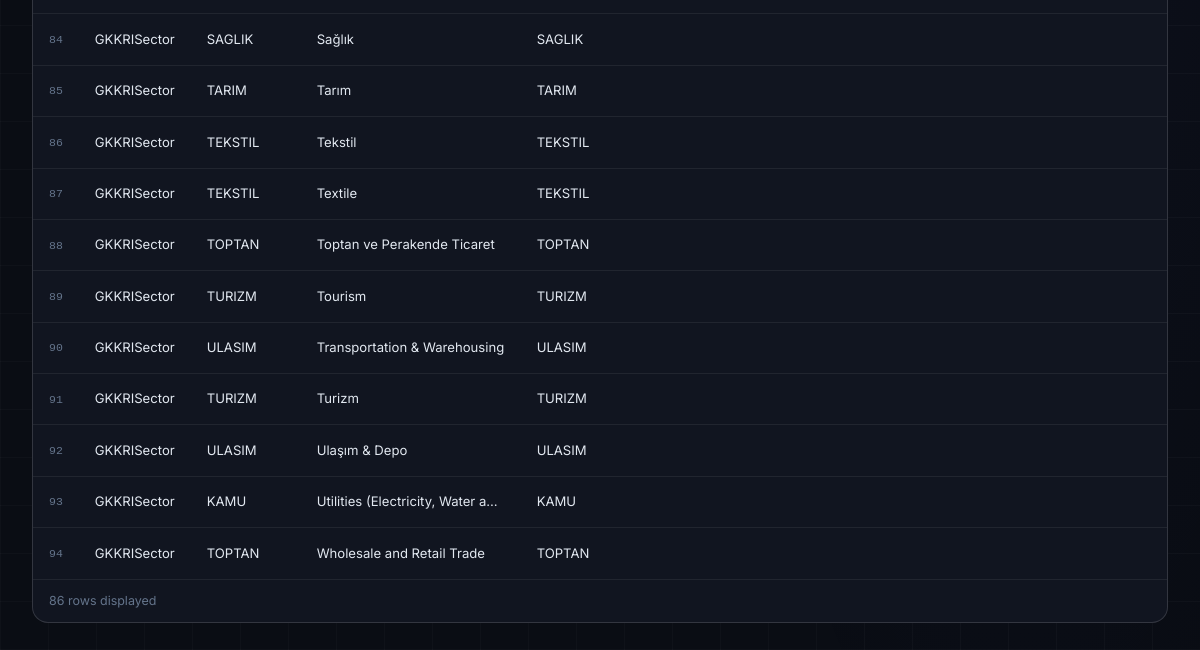
The page /admin/edit/Parameter (lower part) on the database as committed earlier.
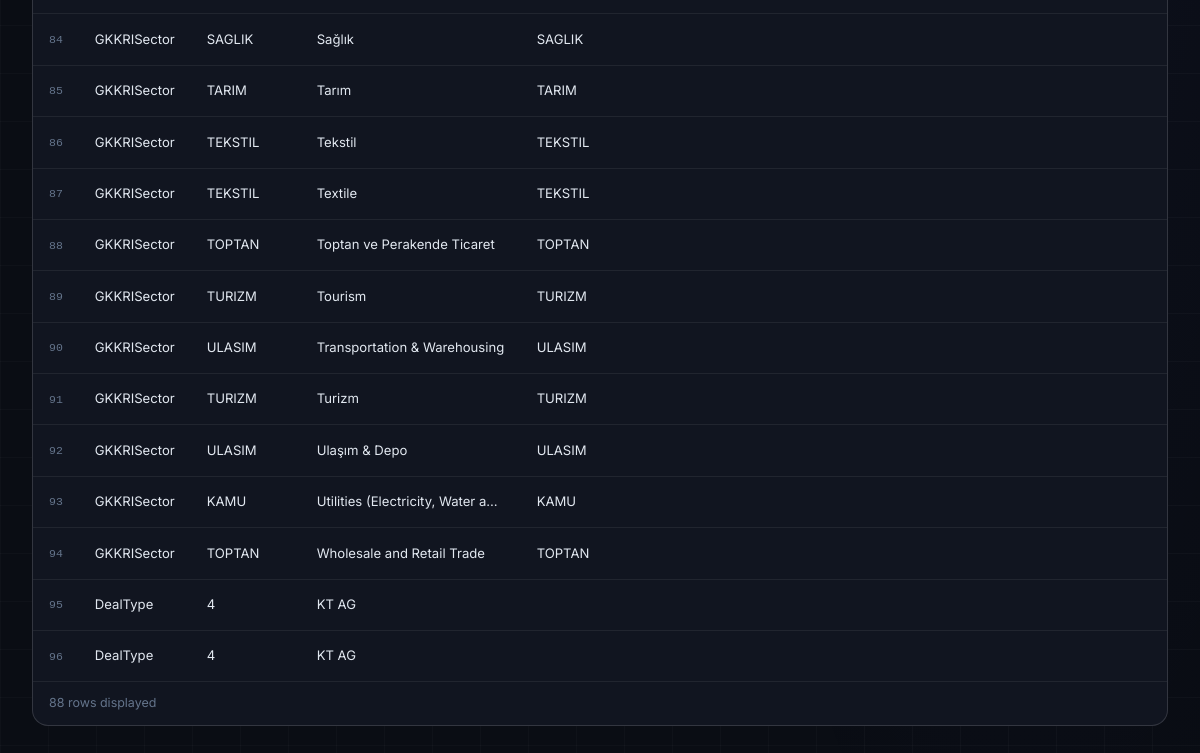
The same page on the database as committed later.
### tables this page shows
CREATE TABLE "Parameter" (
	"ParamType"	TEXT,
	"ParamCode"	TEXT,
	"ParamDescription"	TEXT,
	"ParamValue"	TEXT,
	"ParamValue2"	TEXT,
	"ParamValue3"	TEXT,
	"ParamValue4"	TEXT,
	"ParamValue5"	TEXT,
	"ParamValue6"	TEXT,
	"ParamValue7"	TEXT
, LanguageId INTEGER DEFAULT 0);

### admin/admin_bp.py (the view)
@admin_bp.route("/edit/<table_name>")
def admin_edit(table_name):
    if table_name not in ALLOWED_TABLES:
        flash(f'Table "{table_name}" is not accessible via the Admin module.', "error")
        return redirect(url_for("admin.admin_index"))
    columns = get_table_columns(table_name)
    col_names = [c["name"] for c in columns]
    conn = get_db()
    rows = conn.execute(
        f"SELECT rowid, * FROM {table_name} ORDER BY rowid"
    ).fetchall()
    rows = [dict(r) for r in rows]
    conn.close()
    filter_col  = request.args.get("filter_col", "")
    filter_val  = request.args.get("filter_val", "")
    if filter_col and filter_col in col_names and filter_val:
        rows = [r for r in rows if str(r.get(filter_col, "")) == filter_val]
    filter_options: dict[str, list] = {}
    if table_name == "Parameter":
        filter_options["ParamType"] = sorted({r["ParamType"] for r in rows if r.get("ParamType")})
        filter_options["LanguageId"] = sorted({str(r["LanguageId"]) for r in rows if r.get("LanguageId") is not None})
    elif table_name == "Dictionary":
        filter_options["LanguageId"] = sorted({str(r["LanguageId"]) for r in rows if r.get("LanguageId") is not None})
    return render_template(
        "admin_edit.html",
        table_name=table_name,
        columns=col_names,
        rows=rows,
        is_test=is_test_env(),
        filter_col=filter_col,
        filter_val=filter_val,
        filter_options=filter_options,
    )

### admin/admin_bp.py (called while the page is built)
def get_db():
    conn = sqlite3.connect(DB_PATH)
    conn.row_factory = sqlite3.Row
    return conn

def is_test_env() -> bool:
    return session.get("env", "test") == "test"

def get_table_columns(table_name: str) -> list:
    conn = get_db()
    rows = conn.execute(f"PRAGMA table_info({table_name})").fetchall()
    conn.close()
    return [dict(r) for r in rows]

### app.py (called while the page is built)
def load_query(name: str, query_dir: str = None) -> str:
    directory = query_dir if query_dir is not None else QUERY_DIR
    path = os.path.join(directory, name + ".sql")
    with open(path, "r", encoding="utf-8") as f:
        return f.read().strip()

def get_db() -> DbConnection:
    return _get_db_test()

def _get_db_test() -> DbConnection:
    conn = sqlite3.connect(DB_PATH)
    return DbConnection(conn, is_prod=False)

@app.context_processor
def inject_lang_dict():
    if not has_request_context():
        return dict(lang_dict={}, current_lang=0)
    lang_id = session.get("lang", 0)
    try:
        conn = get_db()
        rows = conn.execute(load_query("get_dictionary"), (lang_id,)).fetchall()
        conn.close()
        lang_dict = {row["Id"]: row["Description"] for row in rows}
    except Exception:
        lang_dict = {}
    return dict(lang_dict=lang_dict, current_lang=lang_id)

@app.before_request
def require_user_selection():
    if not request.endpoint or request.endpoint in ("user_login", "set_user", "static") or request.endpoint.startswith("admin."):
        return
    if "user_id" not in session:
        return redirect(url_for("user_login"))

@app.before_request
def require_env_selection():
    if not request.endpoint or request.endpoint in ("user_login", "set_user", "env_login", "set_env", "disconnect", "static") or request.endpoint.startswith("admin."):
        return
    if "env" not in session:
        return redirect(url_for("env_login"))

    def execute(self, sql: str, params=()):
        if self.is_prod:
            cur = self._conn.cursor()
            cur.execute(sql, params)
            return _ProdCursorWrapper(cur)
        return self._conn.execute(sql, params)

    def close(self):
        self._conn.close()

### admin/templates/admin_edit.html (shortened to what this page needs)
{% extends "admin_base.html" %}
{% block content %}
<div class="table-wrap">
  {% if rows %}
  <div style="overflow-x:auto;">
    <table class="data-table">
      <tbody>
        {% for row in rows %}
        <tr id="row-{{ row.rowid }}">
          <td class="rowid-col">{{ row.rowid }}</td>
          {% for col in columns %}
            <td title="{{ row[col] or '' }}">{{ row[col] if row[col] is not none else '' }}</td>
          {% endfor %}
        </tr>
        {% endfor %}
      </tbody>
    </table>
  </div>
  <div class="table-footer">{{ rows | length }} row{{ 's' if rows | length != 1 }} displayed</div>
  {% endif %}
</div>
{% endblock %}

### admin/templates/admin_base.html (shortened to what this page needs)
<!DOCTYPE html>
<html lang="en" class="dark">
<head>
  <script src="https://cdn.tailwindcss.com"></script>
</head>
<body>
<div class="admin-layout">
  <div class="admin-content">
    {% block content %}{% endblock %}
  </div>
</div>
</body>
</html>

### admin/templates/admin_base.html (style rules this page uses)
*, *::before, *::after { box-sizing: border-box; }
:root { --bg: #0a0d14; --surface: #111520; --surface2: #171c2e; --border: rgba(255,255,255,0.07); --border-hi: rgba(255,255,255,0.14); --text: #e2e8f0; --muted: #64748b; --blue: #3b82f6; --blue-glow: rgba(59,130,246,0.20); --red: #ef4444; --red-glow: rgba(239,68,68,0.15); --green: #22c55e; --amber: #f59e0b; }
html, body { min-height: 100vh; font-family: 'Inter', sans-serif; background: var(--bg); color: var(--text); }
body::before { content: ''; position: fixed; inset: 0; z-index: 0; background: radial-gradient(ellipse 80% 60% at 15% 25%, rgba(59,130,246,0.07) 0%, transparent 60%), radial-gradient(ellipse 50% 50% at 85% 75%, rgba(99,102,241,0.05) 0%, transparent 60%); pointer-events: none; }
body::after { content: ''; position: fixed; inset: 0; z-index: 0; background-image: linear-gradient(var(--border) 1px, transparent 1px), linear-gradient(90deg, var(--border) 1px, transparent 1px); background-size: 48px 48px; opacity: 0.35; pointer-events: none; }
.admin-layout { position: relative; z-index: 1; min-height: 100vh; display: flex; flex-direction: column; }
.admin-content { flex: 1; padding: 2.5rem 2rem; max-width: 1400px; margin: 0 auto; width: 100%; }

### admin/templates/admin_edit.html (style rules this page uses)
.table-wrap { background: var(--surface); border: 1px solid var(--border-hi); border-radius: 16px; overflow: hidden; }
.data-table { width: 100%; border-collapse: collapse; font-size: 0.82rem; }
.data-table tbody tr:last-child { border-bottom: none; }
.table-footer { padding: 0.75rem 1rem; color: var(--muted); font-size: 0.78rem; border-top: 1px solid var(--border); }

Rows that differ between the two databases and show on the page:
added Parameter: rowid "95", ParamType "DealType" "4" "KT AG"
added Parameter: rowid "96", ParamType "DealType" "4" "KT AG"
Other text that changed with them:
{{ rows | length }}: "86" → "88"
